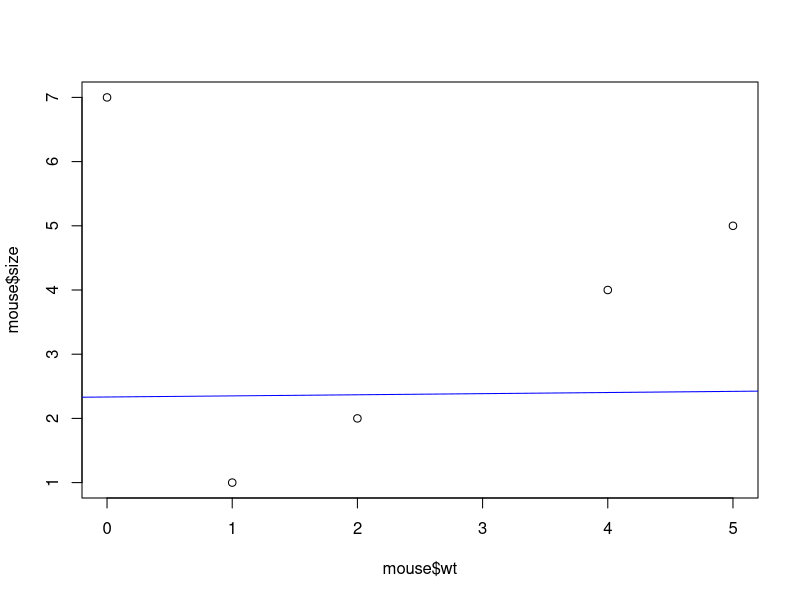

Write R code to recreate this figure.
#Linear regresion

#data
mouse <- data.frame(wt=c(1,2,4,5,0),size=c(1,2,4,5,7))

#plot
plot(mouse$wt,mouse$size)

#LR function - lm

mouse.reg <- lm(wt~size,data=mouse)

#summary of lm
summary(mouse.reg)

# Call:
#   lm(formula = wt ~ size, data = mouse)
# 
# Residuals:
#   1       2       3       4       5 
# -1.3509 -0.3684  1.5965  2.5789 -2.4561 
# 
# Coefficients:
#   Estimate Std. Error t value Pr(>|t|)
# (Intercept)  2.33333    2.18537   1.068    0.364
# size         0.01754    0.50136   0.035    0.974
# 
# Residual standard error: 2.394 on 3 degrees of freedom
# Multiple R-squared:  0.000408,	Adjusted R-squared:  -0.3328 
# F-statistic: 0.001224 on 1 and 3 DF,  p-value: 0.9743


abline(mouse.reg,col='blue')
